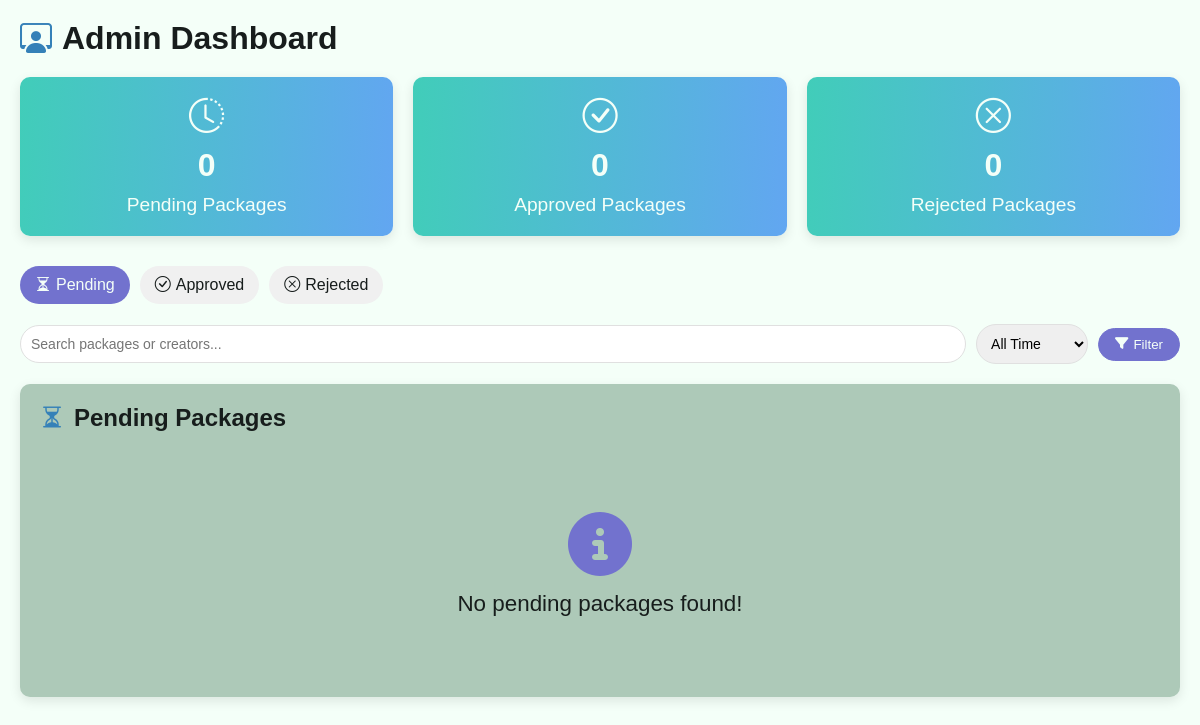
The app's page /Shadhin-experiment/admin.php, older data.
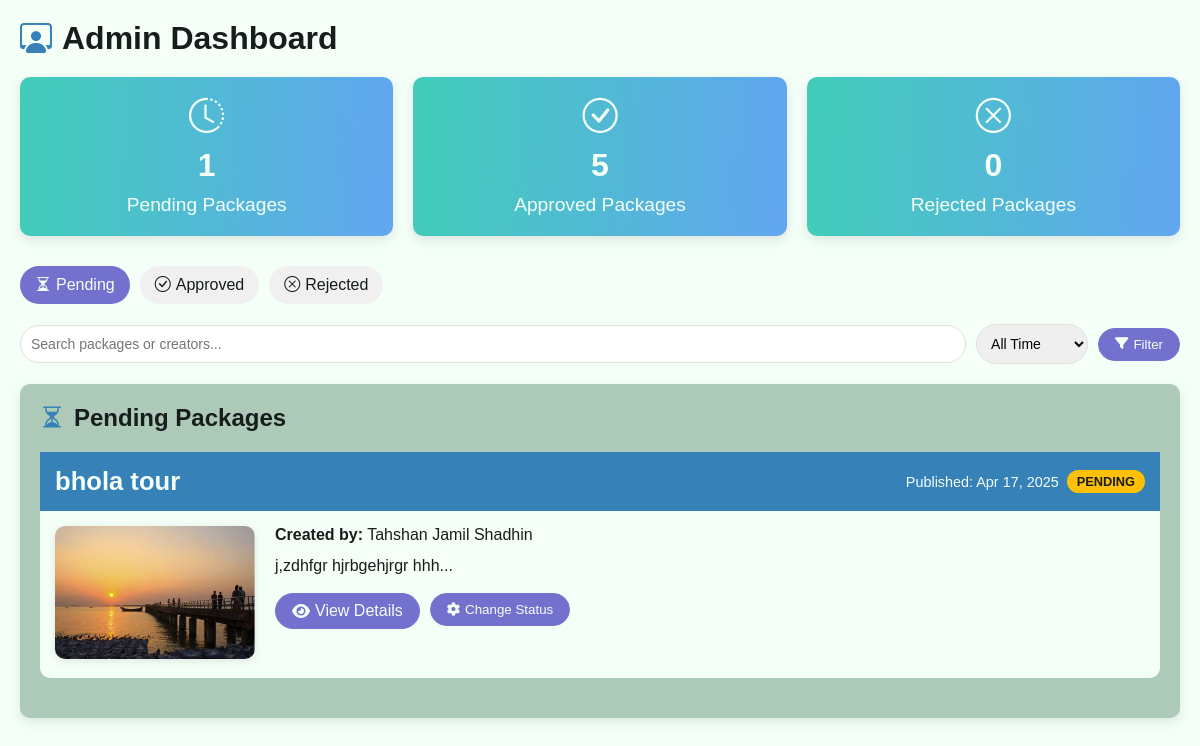
The same page, newer data.
### tables this page shows
CREATE TABLE `packages` (
  `package_id` int(11) NOT NULL,
  `package_name` varchar(255) NOT NULL,
  `publish_time` timestamp NOT NULL DEFAULT current_timestamp(),
  `build_by` int(11) NOT NULL,
  `status` varchar(255) NOT NULL DEFAULT 'pending',
  `details` varchar(2000) NOT NULL,
  `image` varchar(255) NOT NULL DEFAULT 'unknown.jpg',
  `rejection_feedback` varchar(1000) NOT NULL
);

CREATE TABLE `user` (
  `id` int(11) NOT NULL,
  `name` varchar(255) NOT NULL,
  `email` varchar(255) NOT NULL,
  `password` varchar(255) NOT NULL,
  `dob` date NOT NULL,
  `country` varchar(100) NOT NULL
);

### Shadhin-experiment/DesignPatterns/approvalState.php (called while the page is built, shortened)
<?php
class PendingState implements PackageState {
    public function getPendingCount() {
        $db = Database::getInstance();
        $conn = $db->getConnection();
        $stmt = $conn->prepare("SELECT COUNT(*) FROM packages WHERE status = 'pending'");
        $stmt->execute();
        return $stmt->fetchColumn();
    }
}

### Shadhin-experiment/admin.php (the view, shortened to what the changed rows need)
<?php
include_once('DesignPatterns/approvalState.php');
$currentView = $_GET['view'] ?? 'pending';
$db = Database::getInstance();
$conn = $db->getConnection();
$query = "
    SELECT p.package_id, p.package_name, p.publish_time, p.status,
           u.name as creator_name, p.details, p.image
    FROM packages p
    JOIN user u ON p.build_by = u.id
    WHERE 1=1
";
if ($currentView === 'pending') {
    $query .= " AND p.status = 'pending'";
} elseif ($currentView === 'approved') {
    $query .= " AND p.status = 'approved'";
} elseif ($currentView === 'rejected') {
    $query .= " AND p.status = 'rejected'";
}
$query .= " ORDER BY p.publish_time DESC";
$stmt = $conn->prepare($query);
$stmt->execute();
$packages = $stmt->fetchAll(PDO::FETCH_ASSOC);
$pendingState = new PendingState();
$pendingCount = $pendingState->getPendingCount();
$stmtApproved = $conn->prepare("SELECT COUNT(*) FROM packages WHERE status = 'approved'");
$stmtApproved->execute();
$approvedCount = $stmtApproved->fetchColumn();
?>
<!DOCTYPE html>
<html lang="en">
<head>
    <link rel="stylesheet" href="https://cdn.jsdelivr.net/npm/bootstrap-icons@1.10.5/font/bootstrap-icons.css">
    <link rel="stylesheet" href="https://cdnjs.cloudflare.com/ajax/libs/font-awesome/6.4.0/css/all.min.css">
    <link rel="stylesheet" type="text/css" href="admin.css?v=<?php echo time(); ?>">
</head>
<body>
    <div class="admin-container">
        <h1><i class="bi bi-person-workspace"></i> Admin Dashboard</h1>
        <div class="admin-stats">
            <div class="stat-card">
                <i class="bi bi-clock-history"></i>
                <h3><?php echo $pendingCount; ?></h3>
                <p>Pending Packages</p>
            </div>
            <div class="stat-card">
                <i class="bi bi-check-circle"></i>
                <h3><?php echo $approvedCount; ?></h3>
                <p>Approved Packages</p>
            </div>
        </div>
        <div class="packages-container">
            <h2>
                <?php
                if ($currentView === 'pending') {
                    echo '<i class="bi bi-hourglass-split"></i> Pending Packages';
                } elseif ($currentView === 'approved') {
                    echo '<i class="bi bi-check-circle"></i> Approved Packages';
                } elseif ($currentView === 'rejected') {
                    echo '<i class="bi bi-x-circle"></i> Rejected Packages';
                }
                ?>
            </h2>
            <?php if (count($packages) > 0): ?>
                <?php foreach ($packages as $package): ?>
                    <div class="package-card">
                        <div class="package-header">
                            <h3><?php echo htmlspecialchars($package['package_name']); ?></h3>
                            <span class="package-date">
                                Published: <?php echo date('M d, Y', strtotime($package['publish_time'])); ?>
                                <span class="status-badge status-<?php echo $package['status']; ?>">
                                    <?php echo ucfirst($package['status']); ?>
                                </span>
                            </span>
                        </div>
                        <div class="package-content">
                            <div class="package-image">
                                <img src="img/package-cover/<?php echo $package['image']; ?>" alt="Package Image">
                            </div>
                            <div class="package-info">
                                <p><strong>Created by:</strong> <?php echo htmlspecialchars($package['creator_name']); ?></p>
                                <p class="package-description"><?php echo substr(htmlspecialchars($package['details']), 0, 200) . '...'; ?></p>
                                <div class="package-actions">
                                    <a href="package.php?id=<?php echo $package['package_id']; ?>" class="btn-view" target="_blank">
                                        <i class="fas fa-eye"></i> View Details
                                    </a>
                                    <div class="action-dropdown">
                                        <button class="btn-view">
                                            <i class="fas fa-cog"></i> Change Status
                                        </button>
                                    </div>
                                </div>
                            </div>
                        </div>
                    </div>
                <?php endforeach; ?>
            <?php else: ?>
                <div class="no-packages">
                    <i class="fas fa-info-circle"></i>
                    <p>No <?php echo $currentView; ?> packages found!</p>
                </div>
            <?php endif; ?>
        </div>
    </div>
</body>
</html>

Row changes from the older to the newer data that the page shows:
added packages: package_name "bhola tour", publish_time "Apr 17, 2025", status "PENDING", image (picture), user.name "Tahshan Jamil Shadhin", details "j,zdhfgr hjrbgehjrgr hhh"
Text that changed along with them:
$pendingCount: "0" → "1"
$approvedCount: "0" → "5"
$currentView: "pending" → (not shown)
text no longer shown: "No packages found!"
